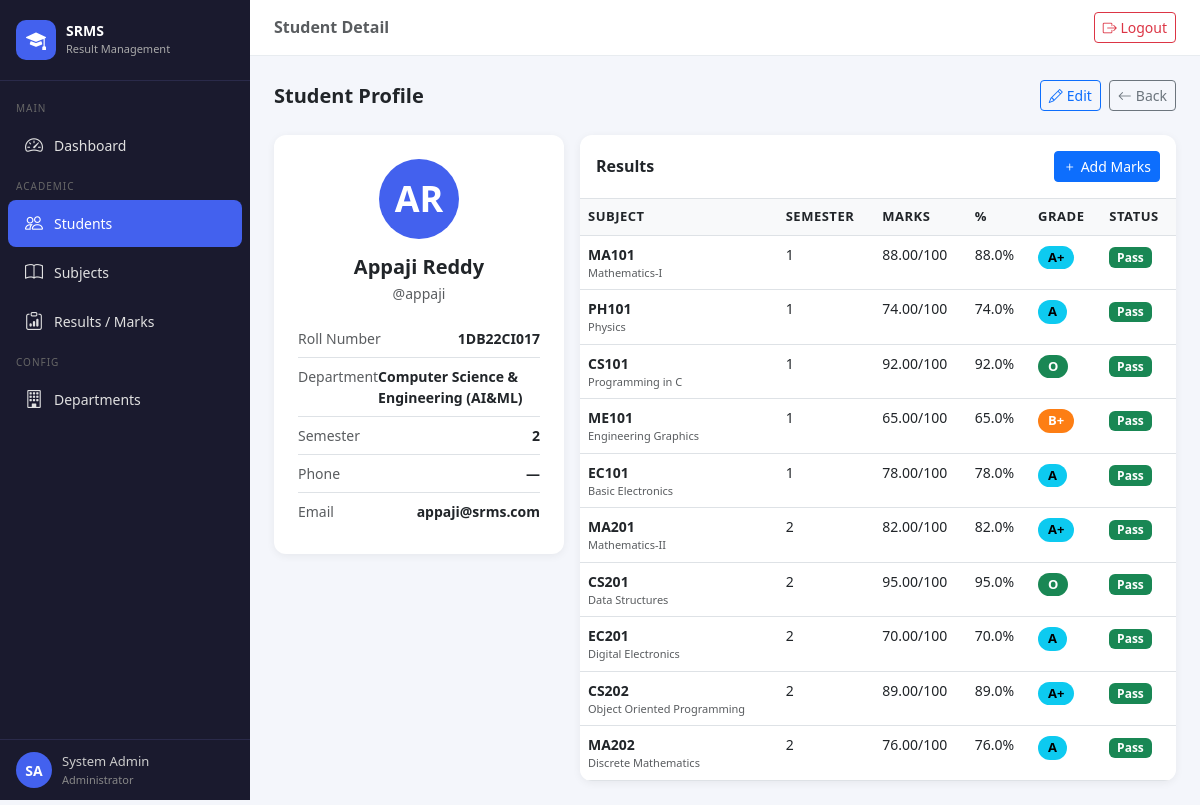
The page /students/1/ (signed in) on the database its author committed.
### results/models.py (models this page shows, shortened)
class StudentProfile(models.Model):
    user = models.OneToOneField(User, on_delete=models.CASCADE, related_name='student_profile')
    roll_number = models.CharField(max_length=20, unique=True)
    department = models.ForeignKey(Department, on_delete=models.SET_NULL, null=True)
    current_semester = models.IntegerField(default=1)
    phone = models.CharField(max_length=15, blank=True)
    date_of_birth = models.DateField(null=True, blank=True)
    profile_photo = models.ImageField(upload_to='student_photos/', null=True, blank=True)
    created_at = models.DateTimeField(auto_now_add=True)

class Department(models.Model):
    name = models.CharField(max_length=100)
    code = models.CharField(max_length=20)
    def __str__(self):
        return self.name

class Result(models.Model):
    student = models.ForeignKey(StudentProfile, on_delete=models.CASCADE, related_name='results')
    subject = models.ForeignKey(Subject, on_delete=models.CASCADE)
    marks_obtained = models.DecimalField(max_digits=5, decimal_places=2)
    semester = models.IntegerField()
    academic_year = models.CharField(max_length=20, default='2024-25')
    entered_by = models.ForeignKey(User, on_delete=models.SET_NULL, null=True, related_name='entered_results')
    entered_at = models.DateTimeField(auto_now_add=True)
    updated_at = models.DateTimeField(auto_now=True)
    class Meta:
        unique_together = ('student', 'subject', 'semester', 'academic_year')
    @property
    def percentage(self):
        return (self.marks_obtained / self.subject.max_marks) * 100
    @property
    def grade(self):
        p = float(self.percentage)
        if p >= 90:
            return 'O'
        elif p >= 80:
            return 'A+'
        elif p >= 70:
            return 'A'
        elif p >= 60:
            return 'B+'
        elif p >= 50:
            return 'B'
        elif p >= 40:
            return 'C'
        else:
            return 'F'
    @property
    def is_pass(self):
        return float(self.percentage) >= 40

class Subject(models.Model):
    name = models.CharField(max_length=100)
    code = models.CharField(max_length=20)
    department = models.ForeignKey(Department, on_delete=models.CASCADE)
    semester = models.IntegerField()
    max_marks = models.IntegerField(default=100)
    credits = models.IntegerField(default=4)

### results/views.py (the view)
# urls.py: path('students/<int:pk>/',       views.student_detail, name='student_detail'),
@login_required
def student_detail(request, pk):
    if not is_admin(request.user):
        return redirect('dashboard')
    profile  = get_object_or_404(StudentProfile, pk=pk)
    results  = Result.objects.filter(student=profile).select_related('subject')
    semesters = sorted(set(r.semester for r in results))
    context  = {'profile': profile, 'results': results, 'semesters': semesters, 'is_admin': True}
    return render(request, 'results/student_detail.html', context)

### results/views.py (called while the page is built)
def is_admin(user):
    return user.groups.filter(name='Admin').exists() or user.is_superuser

### results/templates/results/student_detail.html (shortened to what this page needs)
{% extends 'results/base.html' %}
{% block page_title %}Student Detail{% endblock %}
{% block content %}
<div class="d-flex justify-content-between align-items-center mb-4">
  <h5 class="fw-bold mb-0">Student Profile</h5>
  <div class="d-flex gap-2">
    <a href="{% url 'student_edit' profile.pk %}" class="btn btn-outline-primary btn-sm">
      <i class="bi bi-pencil me-1"></i>Edit
    </a>
    <a href="{% url 'student_list' %}" class="btn btn-outline-secondary btn-sm">
      <i class="bi bi-arrow-left me-1"></i>Back
    </a>
  </div>
</div>
<div class="row g-3">
  <div class="col-lg-4">
    <div class="stat-card text-center">
      <div class="mx-auto mb-3" style="width:80px;height:80px;border-radius:50%;background:#4361ee;display:flex;align-items:center;justify-content:center;color:#fff;font-size:36px;font-weight:700;">
        {{ profile.user.first_name.0|upper }}{{ profile.user.last_name.0|upper }}
      </div>
      <h5 class="fw-bold mb-1">{{ profile.user.get_full_name }}</h5>
      <p class="text-muted small mb-3">@{{ profile.user.username }}</p>
      <div class="text-start">
        <div class="d-flex justify-content-between py-2 border-bottom">
          <span class="text-muted small">Roll Number</span>
          <span class="fw-semibold small">{{ profile.roll_number }}</span>
        </div>
        <div class="d-flex justify-content-between py-2 border-bottom">
          <span class="text-muted small">Department</span>
          <span class="fw-semibold small">{{ profile.department }}</span>
        </div>
        <div class="d-flex justify-content-between py-2 border-bottom">
          <span class="text-muted small">Semester</span>
          <span class="fw-semibold small">{{ profile.current_semester }}</span>
        </div>
        <div class="d-flex justify-content-between py-2 border-bottom">
          <span class="text-muted small">Phone</span>
          <span class="fw-semibold small">{{ profile.phone|default:"—" }}</span>
        </div>
        <div class="d-flex justify-content-between py-2">
          <span class="text-muted small">Email</span>
          <span class="fw-semibold small">{{ profile.user.email|default:"—" }}</span>
        </div>
      </div>
    </div>
  </div>
  <div class="col-lg-8">
    <div class="table-card">
      <div class="d-flex justify-content-between align-items-center p-3 border-bottom">
        <h6 class="fw-semibold mb-0">Results</h6>
        <a href="{% url 'result_add' %}" class="btn btn-sm btn-primary">
          <i class="bi bi-plus me-1"></i>Add Marks
        </a>
      </div>
      <div class="table-responsive">
        <table class="table table-hover mb-0">
          <thead>
            <tr>
              <th>Subject</th>
              <th>Semester</th>
              <th>Marks</th>
              <th>%</th>
              <th>Grade</th>
              <th>Status</th>
            </tr>
          </thead>
          <tbody>
            {% for r in results %}
            <tr>
              <td>
                <div class="fw-semibold small">{{ r.subject.code }}</div>
                <div class="text-muted" style="font-size:11px;">{{ r.subject.name }}</div>
              </td>
              <td class="small">{{ r.semester }}</td>
              <td class="small">{{ r.marks_obtained }}/{{ r.subject.max_marks }}</td>
              <td class="small">{{ r.percentage|floatformat:1 }}%</td>
              <td><span class="grade-badge grade-{{ r.grade|cut:'+' }}">{{ r.grade }}</span></td>
              <td>
                {% if r.is_pass %}
                  <span class="badge bg-success">Pass</span>
                {% else %}
                  <span class="badge bg-danger">Fail</span>
                {% endif %}
              </td>
            </tr>
            {% empty %}
              <tr><td colspan="6" class="text-center text-muted py-4">No results yet.</td></tr>
            {% endfor %}
          </tbody>
        </table>
      </div>
    </div>
  </div>
</div>
{% endblock %}

### results/templates/results/base.html (shortened to what this page needs)
<!DOCTYPE html>
<html lang="en">
<head>
  <link href="https://cdn.jsdelivr.net/npm/bootstrap@5.3.0/dist/css/bootstrap.min.css" rel="stylesheet"/>
  <link href="https://cdn.jsdelivr.net/npm/bootstrap-icons@1.10.5/font/bootstrap-icons.css" rel="stylesheet"/>
</head>
<body>
{% if user.is_authenticated %}
<div id="sidebar">
  <div class="brand">
    <div class="brand-icon"><i class="bi bi-mortarboard-fill"></i></div>
    <div class="brand-text">SRMS<br><small>Result Management</small></div>
  </div>
  <nav>
    {% if is_admin %}
      <div class="nav-section">Main</div>
      <a href="{% url 'dashboard' %}" class="nav-link {% if request.resolver_match.url_name == 'dashboard' %}active{% endif %}">
        <i class="bi bi-speedometer2"></i><span>Dashboard</span>
      </a>
      <div class="nav-section">Academic</div>
      <a href="{% url 'student_list' %}" class="nav-link {% if 'student' in request.resolver_match.url_name %}active{% endif %}">
        <i class="bi bi-people"></i><span>Students</span>
      </a>
      <a href="{% url 'subject_list' %}" class="nav-link {% if 'subject' in request.resolver_match.url_name %}active{% endif %}">
        <i class="bi bi-book"></i><span>Subjects</span>
      </a>
      <a href="{% url 'result_list' %}" class="nav-link {% if 'result' in request.resolver_match.url_name %}active{% endif %}">
        <i class="bi bi-clipboard-data"></i><span>Results / Marks</span>
      </a>
      <div class="nav-section">Config</div>
      <a href="{% url 'department_list' %}" class="nav-link {% if 'department' in request.resolver_match.url_name %}active{% endif %}">
        <i class="bi bi-building"></i><span>Departments</span>
      </a>
    {% endif %}
  </nav>
  <div class="user-info">
    <div class="avatar">{{ user.first_name.0|upper }}{{ user.last_name.0|upper }}</div>
    <div class="user-meta">
      {{ user.get_full_name|truncatechars:16 }}
      <small>{% if is_admin %}Administrator{% else %}Student{% endif %}</small>
    </div>
  </div>
</div>
<div id="main">
  <div class="topbar">
    <h6 class="mb-0 fw-semibold text-muted">{% block page_title %}Dashboard{% endblock %}</h6>
    <a href="{% url 'logout' %}" class="btn btn-sm btn-outline-danger">
      <i class="bi bi-box-arrow-right"></i> Logout
    </a>
  </div>
  <div class="page-content">
    {% block content %}{% endblock %}
  </div>
</div>
{% else %}
{% block auth_content %}{% endblock %}
{% endif %}
</body>
</html>

### results/templates/results/base.html (style rules this page uses)
:root { --primary: #4361ee; --primary-dark: #3a56d4; --sidebar-bg: #1a1a2e; --sidebar-text: #e0e0e0; --sidebar-hover: #4361ee; --card-radius: 12px; }
body { background: #f4f6fb; font-family: 'Segoe UI', sans-serif; }
#sidebar { position: fixed; top: 0; left: 0; height: 100vh; width: 250px; background: var(--sidebar-bg); z-index: 1000; display: flex; flex-direction: column; transition: width .25s; }
#sidebar .brand { padding: 20px 16px; border-bottom: 1px solid #2a2a4a; display: flex; align-items: center; gap: 10px; }
#sidebar .brand-icon { width: 40px; height: 40px; border-radius: 10px; background: var(--primary); display: flex; align-items: center; justify-content: center; font-size: 20px; color: #fff; flex-shrink: 0; }
#sidebar .brand-text { color: #fff; font-weight: 700; font-size: 14px; line-height: 1.2; }
#sidebar .brand-text small { color: #aaa; font-weight: 400; font-size: 11px; }
#sidebar nav { flex: 1; overflow-y: auto; padding: 12px 0; }
#sidebar .nav-section { padding: 8px 16px 4px; font-size: 10px; text-transform: uppercase; letter-spacing: 1px; color: #666; }
#sidebar a.nav-link { display: flex; align-items: center; gap: 10px; padding: 10px 16px; color: var(--sidebar-text); border-radius: 8px; margin: 2px 8px; font-size: 14px; text-decoration: none; transition: all .2s; }
#sidebar a.nav-link:hover, #sidebar a.nav-link.active { background: var(--sidebar-hover); color: #fff; }
#sidebar a.nav-link i { font-size: 18px; width: 20px; text-align: center; }
#sidebar .user-info { padding: 12px 16px; border-top: 1px solid #2a2a4a; display: flex; align-items: center; gap: 10px; }
#sidebar .avatar { width: 36px; height: 36px; border-radius: 50%; background: var(--primary); display: flex; align-items: center; justify-content: center; color: #fff; font-weight: 700; font-size: 14px; }
#sidebar .user-meta { color: #ccc; font-size: 13px; }
#sidebar .user-meta small { color: #888; font-size: 11px; display: block; }
#main { margin-left: 250px; min-height: 100vh; }
.topbar { background: #fff; padding: 12px 24px; border-bottom: 1px solid #e8ecf0; display: flex; align-items: center; justify-content: space-between; position: sticky; top: 0; z-index: 100; }
.page-content { padding: 24px; }
.stat-card { background: #fff; border-radius: var(--card-radius); padding: 24px; border: none; box-shadow: 0 2px 8px rgba(0,0,0,.06); }
.grade-O { background:#198754; color:#fff; }
.grade-A { background:#0dcaf0; color:#000; }
.grade-B { background:#fd7e14; color:#fff; }
.grade-badge { display: inline-block; padding: 2px 10px; border-radius: 20px; font-size: 13px; font-weight: 600; }
.table-card { background: #fff; border-radius: var(--card-radius); box-shadow: 0 2px 8px rgba(0,0,0,.06); overflow: hidden; }
.table thead th { background: #f8f9fa; font-weight: 600; font-size: 13px; text-transform: uppercase; letter-spacing: .5px; }

### rows shown on the page
StudentProfile: user.first_name.0 "A", user.last_name.0 "R", user.get_full_name "Appaji Reddy", user.username "appaji", roll_number "1DB22CI017", department "Computer Science & Engineering (AI&ML)", current_semester "2", phone "—", user.email "appaji@srms.com"
Result: subject.code "MA101", subject.name "Mathematics-I", semester "1", marks_obtained "88.00", subject.max_marks "100", percentage "88.0", grade "A+", shows "Pass"
Result: subject.code "PH101", subject.name "Physics", semester "1", marks_obtained "74.00", subject.max_marks "100", percentage "74.0", grade "A", shows "Pass"
Result: subject.code "CS101", subject.name "Programming in C", semester "1", marks_obtained "92.00", subject.max_marks "100", percentage "92.0", grade "O", shows "Pass"
Result: subject.code "ME101", subject.name "Engineering Graphics", semester "1", marks_obtained "65.00", subject.max_marks "100", percentage "65.0", grade "B+", shows "Pass"
Result: subject.code "EC101", subject.name "Basic Electronics", semester "1", marks_obtained "78.00", subject.max_marks "100", percentage "78.0", grade "A", shows "Pass"
Result: subject.code "MA201", subject.name "Mathematics-II", semester "2", marks_obtained "82.00", subject.max_marks "100", percentage "82.0", grade "A+", shows "Pass"
Result: subject.code "CS201", subject.name "Data Structures", semester "2", marks_obtained "95.00", subject.max_marks "100", percentage "95.0", grade "O", shows "Pass"
Result: subject.code "EC201", subject.name "Digital Electronics", semester "2", marks_obtained "70.00", subject.max_marks "100", percentage "70.0", grade "A", shows "Pass"
Result: subject.code "CS202", subject.name "Object Oriented Programming", semester "2", marks_obtained "89.00", subject.max_marks "100", percentage "89.0", grade "A+", shows "Pass"
Result: subject.code "MA202", subject.name "Discrete Mathematics", semester "2", marks_obtained "76.00", subject.max_marks "100", percentage "76.0", grade "A", shows "Pass"

### other values the page prints
{{ user.first_name.0|upper }} "S"
{{ user.last_name.0|upper }} "A"
{{ user.get_full_name|truncatechars:16 }} "System Admin"
